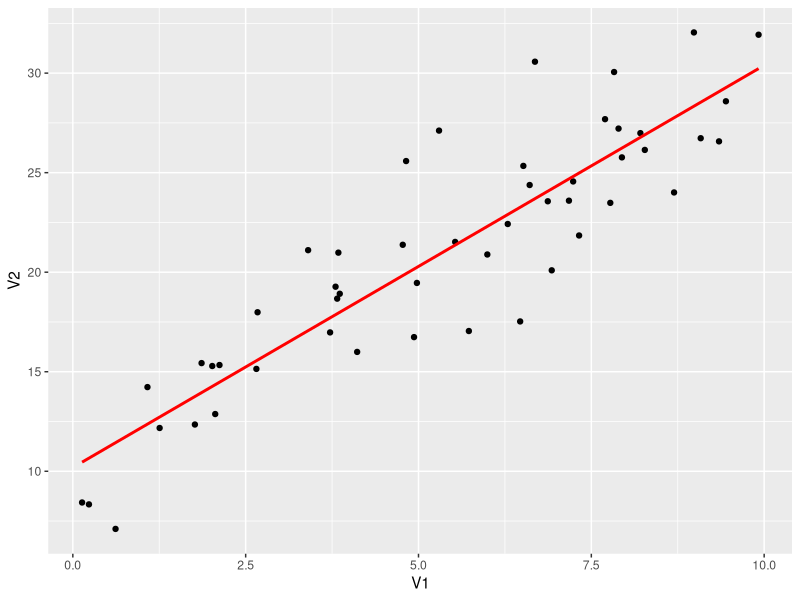
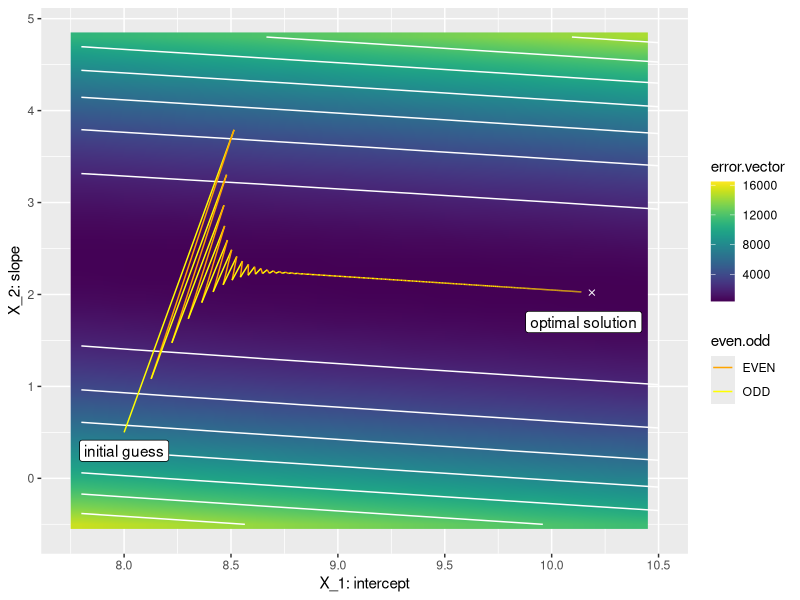
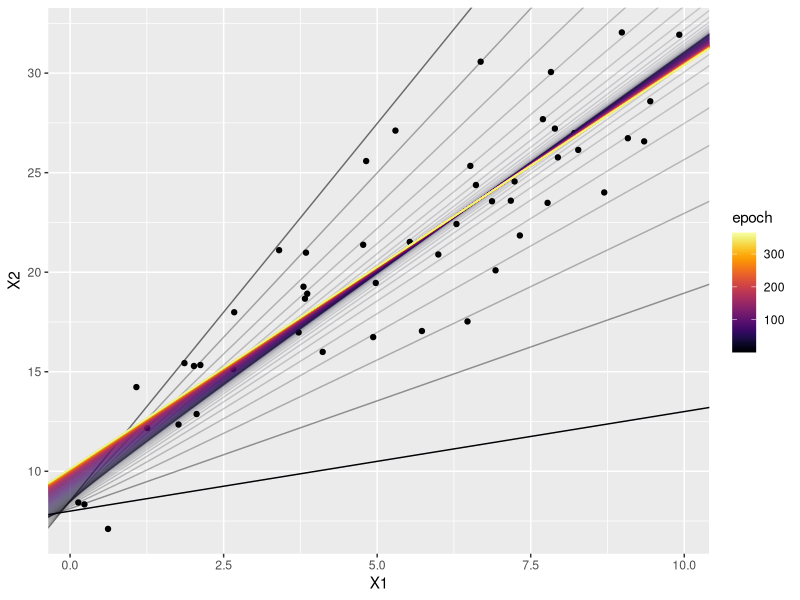

Recreate these plots in R, in order.
## ---- chunk 1
library(tibble)
library(ggplot2)
library(viridis)

set.seed(1)

#function to generate linearly related training data with noise
generate.data = function(N, slope, intercept, mean, sd){
  # randomly pick N x-values uniformly distributed from 1 to 10
  X = matrix(runif(n=N, min=0, max=10))   
  
  # generate y-values for each x, with Gaussian noise
  Y = matrix((intercept+slope*X) + rnorm(n=N, mean = mean, sd = sd)) 
  
  return(cbind(X,Y))
}

data = generate.data(N=50, slope=2, intercept=10, mean=0, sd=3)
N = nrow(data)
A = cbind(rep(1,N), data[,1])
b = data[,2]

(ols.plot = ggplot(data = as_data_frame(data), aes(x=V1, y=V2)) +
            geom_point() +
            geom_smooth(method=lm, se=FALSE, color="red")
)
## ---- chunk 2
#returns L2 norm of error
error = function(A,x,b){
  return(norm(t(A) %*% A %*% x - t(A) %*% b, type="2"))
}

#gradient descent function
grad.desc = function(A, b, eps, delta, x){
  grad.desc.data = data_frame(epoch=numeric(), x.old=double(), y.old=double(), x.new=double(), y.new=double(), error.old=double(), error.new=double())
  
  epoch = 1
  err = error(A,x,b)
  
  while (err>delta){
    #uncomment below to get live output
    #print(paste("epoch: ", epoch, "; error: ", round(err, digits=6), "x: ", round(x[1], digits=3), ",",round(x[2], digits=3)))
    
    grad.desc.data[epoch,1] = epoch
    grad.desc.data[epoch,2] = x[1]
    grad.desc.data[epoch,3] = x[2]
    grad.desc.data[epoch,6] = err
    
    #the actual gradient descent occurs in this line:
    x = x-eps*(t(A) %*% A %*% x - t(A) %*% b)
    
    grad.desc.data[epoch,4] = x[1]
    grad.desc.data[epoch,5] = x[2]
    err = error(A,x,b)
    grad.desc.data[epoch,7] = err
    epoch = epoch+1
  }
  grad.desc.data$even.odd = ifelse(grad.desc.data$epoch%%2==0, "EVEN", "ODD")
  return(grad.desc.data)
}

grad.desc.data = grad.desc(A, b, eps=.001, delta=.5, x=c(8,0.5))
## ---- chunk 3
#Set data range for plotting
xmin = round(min(grad.desc.data$x.old), digits=1)-1
xmax = round(max(grad.desc.data$x.old), digits=1)+1
ymin = round(min(grad.desc.data$y.old), digits=1)-1
ymax = round(max(grad.desc.data$y.old), digits=1)+1

xrange = seq(from=xmin, to=xmax, by=0.1)
yrange = seq(from=ymin, to=ymax, by=0.1)

grid = as.matrix(expand.grid(xrange, yrange))
k = dim(grid)[1]

b.broadcast = b %*% t(rep(1, k))

error.vector = diag(t(b.broadcast-A%*%t(grid)) %*% (b.broadcast-A%*%t(grid)))
grid.error = as_data_frame(cbind(grid, error.vector))

lm.fit = lm(b~data[,1])
x.lm = as_data_frame(t(as.matrix(coef(lm.fit))))
names(x.lm) = c("V1","V2")

(error.plot = ggplot() +
        geom_raster(data= grid.error, aes(x=Var1, y=Var2, fill=error.vector), interpolate = TRUE) +
        geom_contour(data= grid.error, aes(x=Var1, y=Var2, z=error.vector), color="white") +
        geom_point(data= x.lm, aes(x=V1, y=V2), shape=4, color="white") +
        geom_segment(data= grad.desc.data, aes(x=x.old, y=y.old, xend=x.new, yend=y.new, color=even.odd)) +
        scale_x_continuous(limits = c(7.75,10.5)) +
        scale_fill_viridis() +
        scale_color_manual(values = c("orange","yellow")) +
        xlab("X_1: intercept") + ylab("X_2: slope") +
        annotate("label",x=8,y=0.3, label="initial guess") +
        annotate("label",x=10.15,y=1.7, label="optimal solution")
)
## ---- chunk 4
(lm.plot = ggplot() +
            geom_point(data=data.frame(data), aes(x=X1, y=X2)) +
            #geom_abline(slope=2, intercept=10) + #generating line
            #geom_smooth(data=data.frame(data), aes(x=X1, y=X2), method = lm) + #least squares analytical soln
            geom_abline(data=grad.desc.data, aes(intercept=x.old, slope=y.old, color=epoch, alpha=1/epoch)) +
            scale_alpha(guide='none') +
            scale_color_viridis(option="inferno")
)
